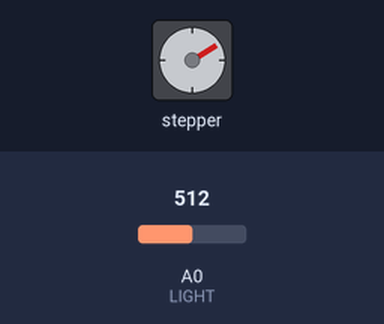
Bench run of a sketch on a simulated Arduino Uno, built with avr-gcc and run on an emulated ATmega328P. Shown: stepper motor. Inputs (shaded band) come from the test bench; at power-on: A0 (LIGHT) = 512. Stepper angles assume 2038 steps per turn; what the sketch prints to the serial monitor is not drawn.

Above: at 2.1 s.
2.2 s: A0 (LIGHT) set to 710
At 4.1 s:
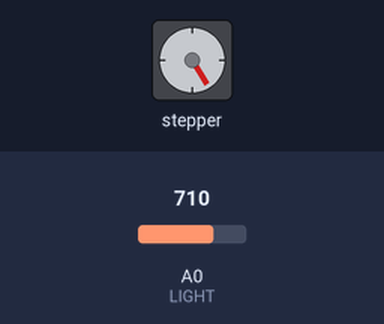
5.7 s: A0 (LIGHT) set to 687
At 5.7 s:
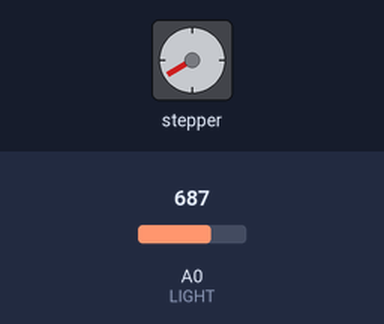
10.4 s: A0 (LIGHT) set to 716
At 18.5 s:
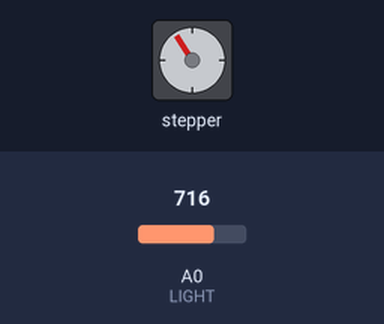
Timing chart, 0 to 21.1 s (numbered marks = the images above; inputs shaded):
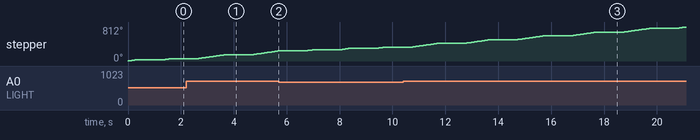

The sketch:

Step-Light.ino
```cpp
#include <Stepper.h>

int LIGHT = 0;  //A0
int val;

const int stepsPerRevolution = 2038;


// Pins entered in sequence IN1-IN3-IN2-IN4 for proper step sequence
Stepper myStepper = Stepper(stepsPerRevolution, 8, 10, 9, 11);

void setup() {
    myStepper.setSpeed(15);
    Serial.begin(9600);
}

void loop() {
	val = analogRead(LIGHT);
  Serial.print(val);
  Serial.print("   |   ");

  if(val >700){
    myStepper.step(stepsPerRevolution/4);// 360/4 = 90
    Serial.println("Rotate : 90 ");
    delay(1000);
  }

  // myStepper.step(stepsPerRevolution/6);// 360/6 = 60
  // Serial.println("Rotate : 60 ");
	// delay(1000);

	// myStepper.step(stepsPerRevolution/8);// 360/8 = 45
  // Serial.println("Rotate : 45 ");
	// delay(1000);
else{
  myStepper.step(stepsPerRevolution/12);// 360/12 = 30
  Serial.println("Rotate : 30 ");
	delay(1000);}

}
```

Measured:
- the behaviour switches between 701 and 700 on A0 (LIGHT) (found by bisection; images 1 and 2)
